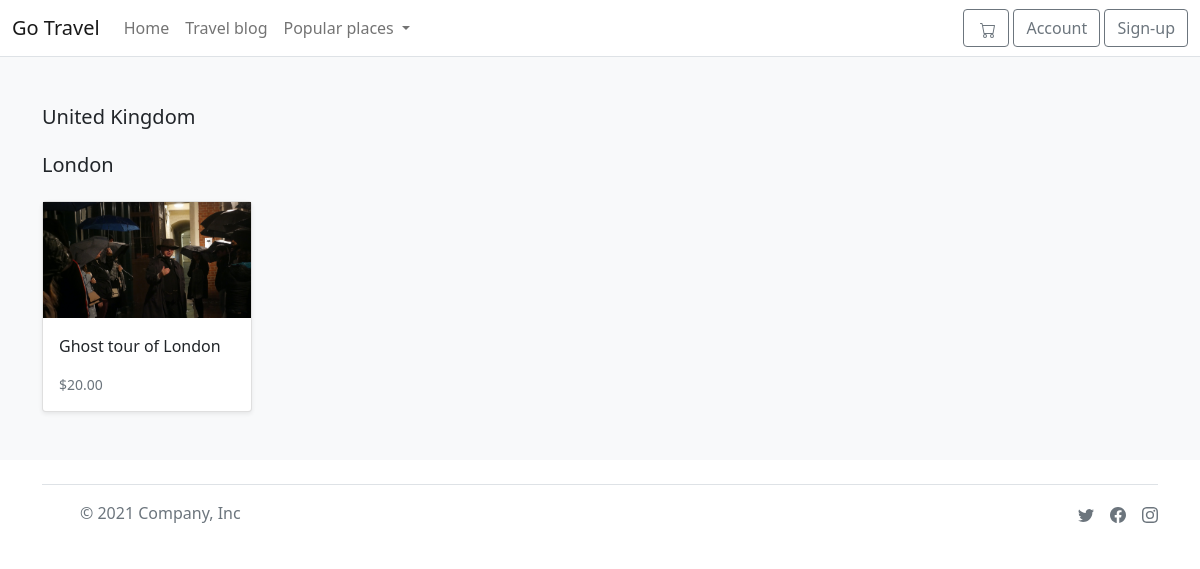
The app's page /search/london/ with its own data.
### store/models.py (models this page shows, shortened)
class Category(models.Model):
    city = models.CharField(max_length=255, db_index=True)
    country = models.CharField(max_length=255)
    slug = models.SlugField(max_length=255, unique=True)
    class Meta:
        verbose_name_plural='categories'
    def get_absolute_url(self):
        return reverse('store:category_list', args=[self.slug])

class Product(models.Model):
    category = models.ForeignKey(Category, related_name='product', on_delete=models.CASCADE)
    created_by = models.ForeignKey(settings.AUTH_USER_MODEL, on_delete=models.CASCADE,related_name='product_creator')
    trip_name = models.CharField(max_length=255)
    trip_city = models.CharField(max_length=255)
    description = models.TextField(blank=True)
    image = models.ImageField(upload_to='images/')
    slug = models.SlugField(max_length=255)
    price = models.DecimalField(max_digits=6, decimal_places=2)
    availability = models.BooleanField(default=True)
    created = models.DateTimeField(auto_now_add=True)
    updated = models.DateTimeField(auto_now=True)
    is_active = models.BooleanField(default=True)
    location = models.CharField(max_length=500)
    objects = models.Manager()
    products = ProductManager()
    class Meta:
        verbose_name_plural='Products'
        ordering = ('-created', )
    def get_absolute_url(self):
        return reverse('store:product_detail', args=[self.slug])

### store/views.py (the view)
# urls.py: path('search/<slug:category_slug>/', views.category_list, name='category_list')
def category_list(request, category_slug=None):
    category = get_object_or_404(Category, slug=category_slug )
    products = Product.objects.filter(category=category)
    return render (request, 'store/products/category.html',{'category':category, 'products':products})

### basket/basket.py (called while the page is built)
    def __len__(self):
        return sum(item['qty'] for item in self.basket.values())

### basket/context_processor.py (called while the page is built)
def basket(request):
    return {'basket': Basket(request)}

### store/context_processor.py (called while the page is built)
def categories(request):
    return {
        'categories': Category.objects.all()
    }

### templates/store/products/category.html (shortened to what this page needs)
{% extends "../base.html" %}
{% load static %}
{% block content %}
<main>
  <div class="album py-5 bg-light">
    <div class="container">
      <div class="pb-3 h5">{{category.country|title}}</div>
      <div class="pb-3 h5">{{category.city|title}}</div>
      <div class="row row-cols-1 row-cols-sm-2 row-cols-md-5 g-3">
        {% for product in products %}
        <div class="col">
          <div class="card shadow-sm">
            <img class="img-fluid" alt="Responsive image" src="{{ product.image.url }}">
            <div class="card-body">
              <p class="card-text">
                <a class="text-dark text-decoration-none" href="{{ product.get_absolute_url }}">{{ product.trip_name }}</a>
              </p>
              <div class="d-flex justify-content-between align-items-center">
                <small class="text-muted">${{ product.price }}</small>
              </div>
            </div>
          </div>
        </div>
        {% endfor %}
      </div>
    </div>
  </div>
</main>
{% endblock %}

### records on screen
Category: country "United Kingdom", city "London"
Product: image (picture), trip_name "Ghost tour of London", price "20.00"
